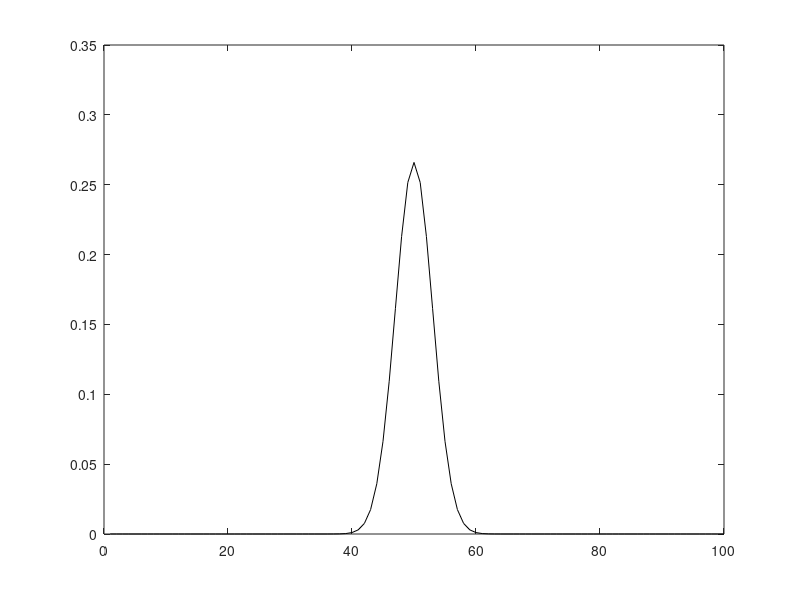

Write the MATLAB code that produced this figure. (Note: this script raises an error after producing the figure.)
% test basic logistic regression code on 1D simulated example

% set up filter
nw = 100;
wts = 2*normpdf(1:nw,nw/2,3)';
fnlin = @nlfuns.exp;
tt = 1:nw;
clf;
plot(tt,wts,'k');
errfun = @(w)(norm(w-wts).^2);  % error function handle

% Make stimuli & simulate response
nstim = 400;
stim = 1*(randn(nstim,nw));
xproj = stim*wts;
pp = fnlin(xproj);
y = poissrnd(pp);
fprintf('mean rate = %.1f (%d spikes)\n', sum(y)/nstim, sum(y));

% Compute linear regression solution
wls = stim\y;
wls = wls/norm(wls)*norm(wts); % normalize so vector norm is correct
figure(1); clf
plot(tt,wts,'k',tt,wls);


%% Find ML estimate using fminunc
lfunc = @(w)(neglogli.poisson(w,stim,y,fnlin)); % neglogli function handle

opts = optimoptions(@fminunc,'Algorithm','trust-region',...
    'GradObj','on','Hessian','on');

tic;
[wml,nlogli] = fminunc(lfunc,wls,opts);
toc;

tic;
b = glmfit(stim, y, 'poisson');
toc

[B FitInfo] = lassoglm(stim,y,'poisson','CV',10,'Alpha', .2);

plot(tt,wts,'k',tt,[wls,wml, b(2:end), B(:,FitInfo.IndexMinDeviance)]);
legend({'true', 'wls', 'wml', 'b'})

%%

% Examine the cross-validation plot to see the effect of the Lambda regularization parameter.

lassoPlot(B,FitInfo,'plottype','CV');



%% Find MAP estimate with a fixed prior hyper parameter
smoothness = 1000;
% shrinkage  = 100;

mstruct.neglogli  = @neglogli.poisson; % neg log-likelihood function
mstruct.neglogpr  = @neglogprior.gaussian_zero_mean_inv;
mstruct.liargs    = {stim,y,fnlin}; % args for likelihood function

% % prior arguments
% mstruct.priors    = {@gpriors.smooth, @gpriors.ridge};
% mstruct.hyprprs   = {smoothness, shrinkage};
% mstruct.indices   = {1:15, 15:30};

% prior arguments
mstruct.priors    = {@gpriors.smooth};
mstruct.hyprprs   = {smoothness};
mstruct.indices   = {1:nw};

Cinv = gpriors.blkdiagPrior(wls, mstruct.priors, mstruct.hyprprs, mstruct.indices);

mstruct.priargs   = {Cinv}; % additional prior arguments


lfpost = @(w)(neglogprior.posterior(w,mstruct)); % posterior
HessCheck(lfpost,wls);  % check gradient & Hessian

tic;
[wmap,nlogpost,H] = fminunc(lfpost,wls*.1,opts);
toc

plot(tt,wts,'k',tt,[wls,wml,wmap]);
axis tight;
legend('true','LS','ML','MAP');
% ebr = 3*sqrt(diag(inv(H)));


%% Search space of hyperparameters
nFolds = 5;
isRandomized = 1;
folds = tools.xvalidationIdx(nstim, nFolds, isRandomized);
% gridparams = {[1 10 100 1000 2000 5000 10000], [1 10 100 1000]};
gridparams = {[1 10 100 1000 2000 5000 10000]};

[wmaps model] = tools.cvglm(mstruct, folds, gridparams);

%%  Examine results

Errs = [errfun(wml), errfun(mean(model.foldMaxWts,2)) errfun(B(:,FitInfo.IndexMinDeviance))]



% Evidences = [max(evids(:)), logevid,logevid2]


plot(tt,wts,'k',tt,[wls,wml,mean(model.foldMaxWts,2)]);
axis tight;
legend('true','LS','ML','CV');

